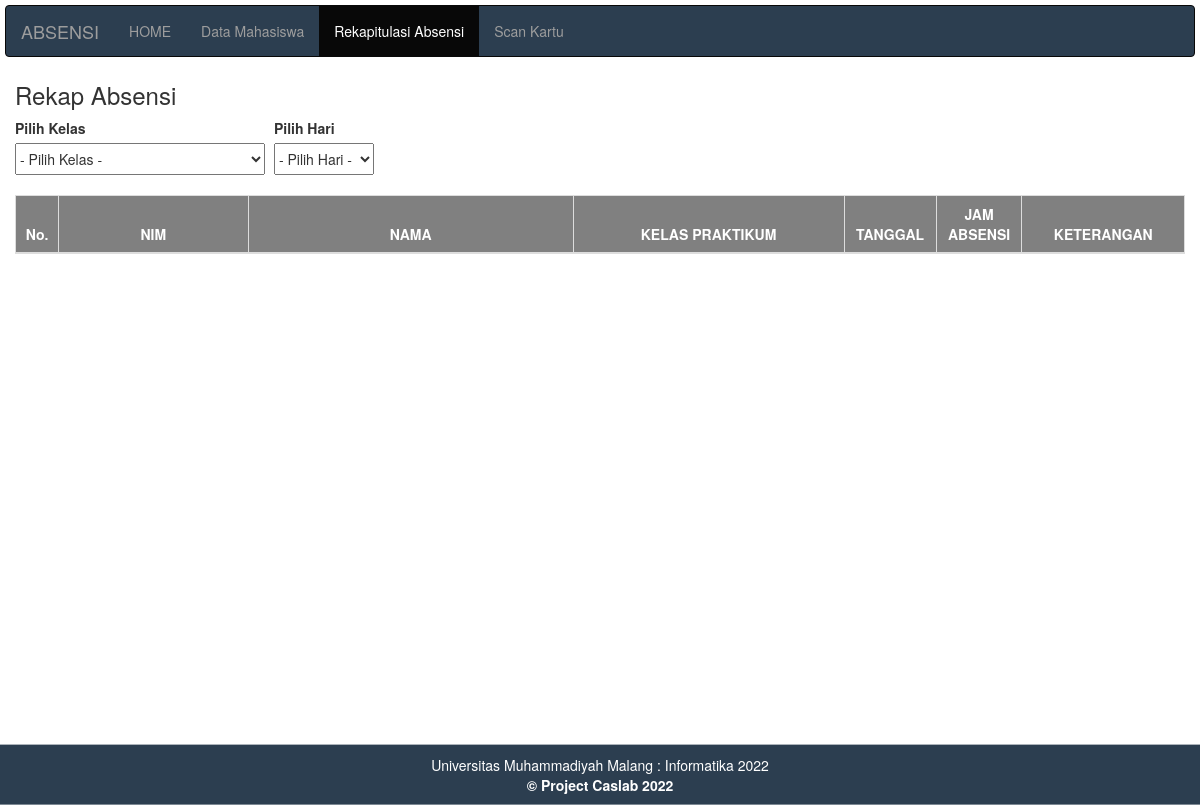
The app's page /absensi.php, older data.
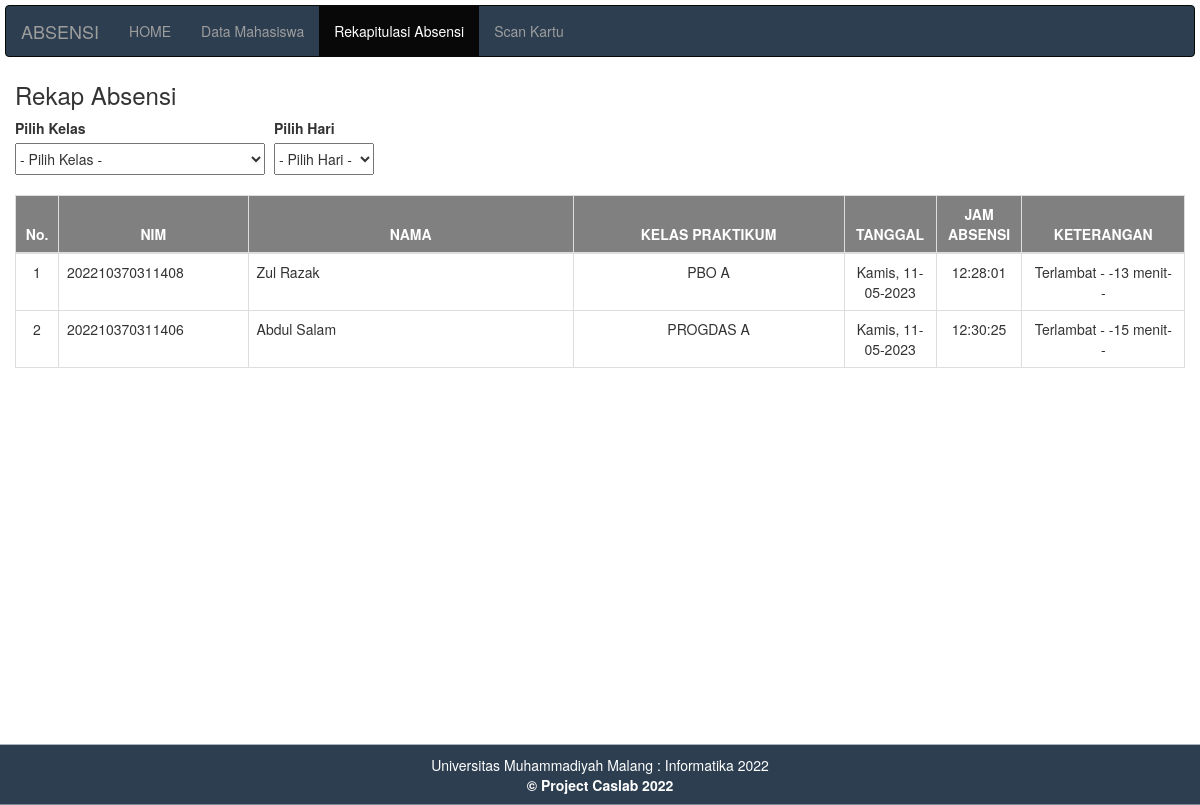
The same page, newer data.
### tables this page shows
CREATE TABLE `absensi` (
  `id` int(11) NOT NULL,
  `nokartu` varchar(15) NOT NULL,
  `id_kelas` int(2) NOT NULL,
  `tanggal` date NOT NULL,
  `jam_absensi` time NOT NULL,
  `keterangan` varchar(30) NOT NULL
);

CREATE TABLE `mahasiswa` (
  `id` int(15) NOT NULL,
  `nokartu` varchar(15) NOT NULL,
  `nama` varchar(50) NOT NULL,
  `id_kelas` varchar(10) NOT NULL
);

CREATE TABLE `kelas` (
  `id_kelas` int(2) NOT NULL,
  `kelas_praktikum` varchar(30) NOT NULL,
  `hari` varchar(20) NOT NULL,
  `jam` time NOT NULL
);

### absensi.php (the view, shortened to what this page needs)
<!DOCTYPE html>
<html>
    <head>
        <?php include "header.php"; ?>
       <link rel="stylesheet" type="text/css" href="style.css">
    </head>
    <body>
        <?php include "menu.php"; ?>
        <div class="container-fluid">
            <h3>Rekap Absensi</h3>
            <form method="GET" action="" id="myForm">
    <div class="table-header" style="display: inline-block;">
        <label for="id_kelas">Pilih Kelas</label><br>
        <select name="id_kelas" id="id_kelas" style="width: 250px; height: 32px;" required>
            <option value="">- Pilih Kelas -</option>
        </select>
    </div>
    <div class="table-header" style="display: inline-block; margin-left: 5px;">
    <label for="hari">Pilih Hari</label><br>
    <select name="hari" id="hari" style="width: 100px; height: 32px;" required>
        <option value="">- Pilih Hari -</option>
    </select>
</div>
    </form>
            <table class="table table-bordered" style="margin-top: 20px">
                <thead>
                    <tr style="background-color: grey; color:white; height:100%;">
                        <th style="width: 10px; text-align: center">No.</th>
                        <th style="width: 175px; text-align: center">NIM</th>
                        <th style="width: 300px; text-align: center">NAMA</th>
                        <th style="width: 250px; text-align:center">KELAS PRAKTIKUM</th>
                        <th style="width: 40px; text-align: center">TANGGAL</th>
                        <th style="width: 30px; text-align: center">JAM ABSENSI</th>
                        <th style="width: 150px; text-align: center">KETERANGAN</th>
                    </tr>
                </thead>
                <tbody>
                    <?php
                    include "koneksi.php";
                    $tanggal = date('Y-m-d');
                    if (isset($_GET['id_kelas']) && !empty($_GET['id_kelas'])) {
                        $id_kelas = $_GET['id_kelas'];
                        $sql = mysqli_query($konek, "SELECT mhw.nama, absen.nokartu, kls.kelas_praktikum, absen.tanggal, absen.jam_absensi, absen.keterangan
                                                    FROM absensi AS absen
                                                    JOIN mahasiswa AS mhw ON absen.nokartu = mhw.nokartu
                                                    JOIN kelas AS kls ON absen.id_kelas = kls.id_kelas
                                                    WHERE absen.id_kelas = '$id_kelas'");
                      } else {
                        $sql = mysqli_query($konek, "SELECT mhw.nama, absen.nokartu, kls.kelas_praktikum, absen.tanggal, absen.jam_absensi, absen.keterangan
                                                    FROM absensi AS absen
                                                    JOIN mahasiswa AS mhw ON absen.nokartu = mhw.nokartu
                                                    JOIN kelas AS kls ON absen.id_kelas = kls.id_kelas
                                                    WHERE absen.tanggal = '$tanggal'");
                    }
                    $no = 0;
                    while($data = mysqli_fetch_array($sql))
                    {
                        $no++;
                        switch(date('l', strtotime($data['tanggal'])))
                        {
                            case 'Thursday':
                                $hari = 'Kamis';
                                break;
                        }
                    ?>
                    <tr>
                        <td style="text-align: center;"><?php echo $no; ?></td>
                        <td><?php echo $data['nokartu'] ?></td>
                        <td><?php echo $data['nama'] ?></td>
                        <td style="text-align: center;"><?php echo $data['kelas_praktikum'] ?></td>
                        <td style="text-align: center;"><?php echo "$hari, " . date("d-m-Y", strtotime($data['tanggal'])); ?></td>
                        <td style="text-align: center;"><?php echo $data['jam_absensi'] ?></td>
                        <td style="text-align: center;"><?php echo $data['keterangan'] ?></td>
                    </tr>
                    <?php } ?>
                </tbody>
            </table>
        </div>
        <?php include "footer.php"; ?>
    </body>
</html>

### header.php (shortened to what this page needs)
<link rel="stylesheet" type="text/css" href="css/bootstrap.min.css">

### menu.php
<nav class="navbar navbar-inverse" style="background-color: #2c3e50; margin: 5px;">
    <div class="container-fluid" style="color: white;">
        <div class="navbar-header" style=>
            <a href="#" class="navbar-brand">ABSENSI</a>
        </div>
        <ul class="nav navbar-nav">
            <li <?php if(basename($_SERVER['PHP_SELF'])=='index.php'){echo 'class="active " ';} ?>> <a href="index.php">HOME </a> </li>
            <li <?php if(in_array(basename($_SERVER['PHP_SELF']), ['datamahasiswa.php', 'edit.php', 'tambah.php'])){echo 'class="active"';} ?>> <a href="datamahasiswa.php"> Data Mahasiswa </a> </li>
            <li <?php if(basename($_SERVER['PHP_SELF'])=='absensi.php'){echo 'class="active"';} ?>> <a href="absensi.php"> Rekapitulasi Absensi </a> </li>
            <li <?php if(basename($_SERVER['PHP_SELF'])=='scan.php'){echo 'class="active"';} ?>> <a href="scan.php"> Scan Kartu </a> </li>
        </ul>
    </div>
</nav>

### footer.php
<div class="footer" style="text-align: center; background-color: #2c3e50";>
    Universitas Muhammadiyah Malang : Informatika 2022 <br>
    <strong> © Project Caslab 2022 <strong>
</div>

### style.css (style rules this page uses)
body { min-height: 100vh; }
.footer { position: sticky; top: 100%; margin-top: auto; width: 100%; color: white; background-color: black; padding: 10px; text-align: center; }
body { margin: 0px; }

Row changes from the older to the newer data that the page shows:
added absensi: nokartu "202210370311408", mahasiswa.nama "Zul Razak", id_kelas.kelas_praktikum "PBO A", tanggal "Kamis", tanggal "11-05-2023", jam_absensi "12:28:01", keterangan "Terlambat - -13 menit- -"
added absensi: nokartu "202210370311406", mahasiswa.nama "Abdul Salam", id_kelas.kelas_praktikum "PROGDAS A", tanggal "Kamis", tanggal "11-05-2023", jam_absensi "12:30:25", keterangan "Terlambat - -15 menit- -"
